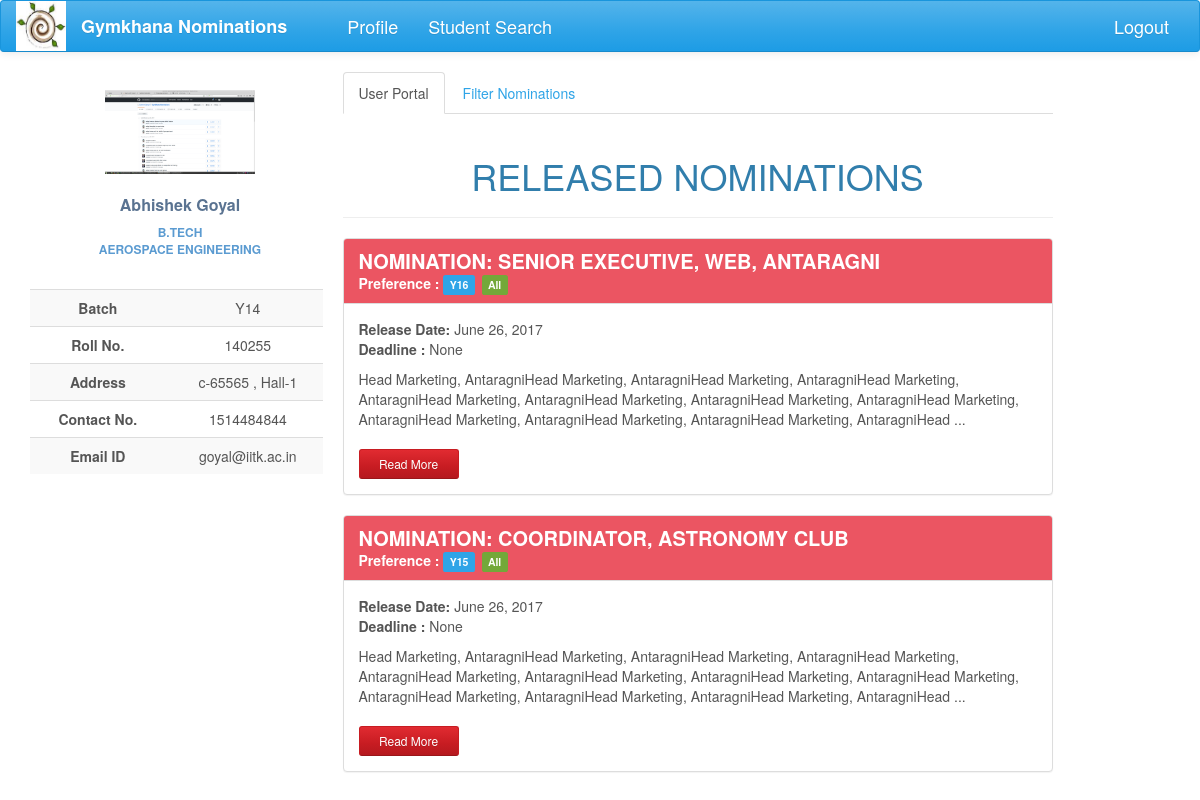
Page /nominations/ (signed in) on the committed database.
### nomi/models.py (models this page shows, shortened)
class UserProfile(models.Model):
    user = models.OneToOneField(User, on_delete=models.CASCADE)
    user_img = models.ImageField(upload_to=user_directory_path, null=True, blank=True)
    name = models.CharField(max_length=40, blank=True)
    roll_no = models.IntegerField(null=True)
    year = models.CharField(max_length=4, choices=YEAR, default='Y16')
    programme = models.CharField(max_length=7, choices=PROGRAMME, default='B.Tech')
    department = models.CharField(max_length=200, choices=DEPT, default='AE')
    hall = models.CharField(max_length=10, choices=HALL, default=1)
    room_no = models.CharField(max_length=10, null=True, blank=True)
    contact = models.CharField(max_length=10, null=True, blank=True)
    def image_url(self):
        if self.user_img and hasattr(self.user_img, 'url'):
            return self.user_img.url
        else:
            return '/static/nomi/img/banner.png'

class Nomination(models.Model):
    name = models.CharField(max_length=200)
    description = models.TextField(max_length=20000, null=True, blank=True)
    brief_desc = models.TextField(max_length=300, null=True, blank=True)
    nomi_post = models.ForeignKey(Post, null=True)
    nomi_form = models.OneToOneField('forms.Questionnaire', null=True, blank=True)
    status = models.CharField(max_length=50, choices=STATUS, default='Nomination created')
    result_approvals = models.ManyToManyField(Post, related_name='result_approvals', symmetrical=False, blank=True)
    nomi_approvals = models.ManyToManyField(Post, related_name='nomi_approvals', symmetrical=False, blank=True)
    group_status = models.CharField(max_length=50, choices= GROUP_STATUS, default='normal')
    tags = models.ManyToManyField(Club, related_name='club_nomi', symmetrical=False, blank=True)
    opening_date = models.DateField(null=True, blank=True)
    closing_date = models.DateField(null=True, blank=True, editable=True)
    year_choice = models.CharField(max_length=100, choices=YEAR_1, null=True)
    hall_choice = models.CharField(max_length=100, choices=HALL_1, null=True)
    dept_choice = models.CharField(max_length=100, choices=DEPT_1, null=True)

### nomi/views.py (the view, shortened to what this page needs)
def index(request):
    if request.user.is_authenticated:
        try:
            posts = Post.objects.filter(post_holders=request.user)
            username = UserProfile.objects.get(user=request.user)
            club_filter = ClubFilter(request.POST or None)
            grouped_nomi = GroupNomination.objects.filter(status='out')
            nomi = Nomination.objects.filter(group_status='normal').filter(status='Nomination out')
            result_query = sorted(chain(nomi, grouped_nomi), key=attrgetter('opening_date'), reverse=True)
            return render(request, 'index1.html', context={'posts': posts, 'username': username,
                                                           'result_query': result_query, 'club_filter': club_filter})
        except ObjectDoesNotExist:
            profile = UserProfile.objects.create(user=request.user)
            pk = profile.pk
            return HttpResponseRedirect(reverse('profile_update', kwargs={'pk': pk}))
    else:
        return HttpResponseRedirect(reverse('login'))

### nomi/global_contexts.py (called while the page is built)
def context(request):
    if request.user.is_authenticated:
        try:
            my_profile = UserProfile.objects.get(user=request.user)
            my_posts = Post.objects.filter(post_holders=request.user)
            length = len(my_posts)
            senate = False
            for post in my_posts:
                if post.perms == 'can ratify the post':
                    senate = True
            return {'my_posts': my_posts, 'my_profile': my_profile, 'senate': senate, 'length': length}
        except ObjectDoesNotExist:
            return {'my_posts': 0, 'my_profile': 0}
    else:
        return {'my_posts': 0, 'my_profile': 0}

### nomi/models.py (called while the page is built)
    def __str__(self):
        return self.club_name

### nomi/templatetags/temp_tags.py (called while the page is built)
@register.filter
def to_class_name(value):
    return value.__class__.__name__

@register.filter
def group_status(group):
    out = False
    for nomi in group.nominations.all():
        if nomi.status == 'Nomination out':
            out = True
            break
    return out

### nomi/templates/index1.html (shortened to what this page needs)
{% extends 'base2.html' %}
{% load staticfiles %}
{% load bootstrap %}
{% load temp_tags %}
{% block content %}
<div class="profile-content ">
     <ul class="nav nav-tabs btn-group btn-group-justified">
         <li class="active"><a href="#user" data-toggle="tab" aria-expanded="true">User Portal</a></li>
        <li><a href="#filter" data-toggle="tab" aria-expanded="true">Filter Nominations</a></li>
     </ul>
    <div id="myTabContent" class="tab-content">
         <div class="tab-pane fade active in profile-nominations" id="user">
                <br>
                <div>
                <div>
                    <h1 style="text-align: center">RELEASED NOMINATIONS</h1>
                    <hr>
                </div>
                    {% for nomi in result_query %}
                    {% if nomi|to_class_name == 'Nomination' %}
                    <div class="panel panel-success">
                    <div class="panel-heading" style="background-color: #eb5562">
                        <h3 class="panel-title" style="font-weight: bolder; font-size: 20px">{{ nomi.name.upper }}</h3>
                        <span style="font-weight: bolder">Preference : </span>
                        <span class="label label-primary">{{nomi.year_choice}}</span>
                        <span class="label label-success">{{nomi.dept_choice}}</span>
                    </div>
                    <div class="panel-body">
                        <div><span style="font-weight: bold">Release Date: </span> {{nomi.opening_date}}</div>
                        <p><span style="font-weight: bolder"> Deadline :  </span>{{nomi.closing_date}}</p>
                        <p>{{nomi.brief_desc}} ...</p>
                        <a href="{% url 'nomi_detail' nomi_pk=nomi.pk %}"
                           class="btn btn-sm read-more-button btn-danger">Read More</a>
                    </div>
                    </div>
                        {% endif %}
                    {% endfor %}
                </div>
         </div>
    </div>
</div>
{% endblock %}

### nomi/templates/base2.html (shortened to what this page needs)
<!DOCTYPE html>
<html lang="en">
{% load staticfiles %}
{% load bootstrap %}
<head>
    <link href="https://maxcdn.bootstrapcdn.com/bootswatch/3.3.7/cerulean/bootstrap.min.css" rel="stylesheet"
>
    <link href="https://maxcdn.bootstrapcdn.com/font-awesome/4.7.0/css/font-awesome.min.css" rel="stylesheet"
>
    <link rel="stylesheet" href="{% static 'nomi/css/main.css' %}" type="text/css">
</head>
<body>
{% block navigation %}
<nav class="navbar navbar-default" id="navbar">
    <div class="container-fluid">
        <div class="navbar-header">
            <a href="#">
                <div>
                    <img src="{% static 'nomi/img/gym.jpg' %}" width="50" height="50">
                </div>
            </a>
        </div>
        <div class="collapse navbar-collapse" id="bs-example-navbar-collapse-1">
            <ul class="nav navbar-nav">
                <li><a href="{% url 'index' %}" id="brand">Gymkhana Nominations</a></li>
                <li><a href="{% url 'profile' %}" id="navbar-links">Profile</a></li>
                <li><a href="{% url 'info:info' %}" id="navbar-links">Student Search</a></li>
            </ul>
            <ul class="nav navbar-nav navbar-right">
                <li id="navbar-links"><a href="{% url 'logout' %}?next={% url 'login' %}">Logout</a></li>
            </ul>
        </div>
    </div>
</nav>
{% endblock %}
<div class="container-fluid">
    <div  class="row profile">
        <div class="col-lg-3 col-md-3">
            {% block profile %}
            <div id="profile" class="profile-sidebar" style="position:fixed">
                <div class="profile-userpic">
                    <img src="{{ my_profile.image_url }}" class="img-responsive" alt="">
                </div>
                <div class="profile-usertitle">
                    <div class="profile-usertitle-name">
                        {{my_profile.name}}
                    </div>
                    <div class="profile-usertitle-job">
                        {{my_profile.programme}} <br> {{my_profile.department}}
                    </div>
                </div>
                <div class="profile-usermenu">
                    <table class="table table-striped table-hover ">
                        <tbody>
                        <tr>
                            <td id="topic">Batch</td>
                            <td>{{my_profile.year}} </td>
                        </tr>
                        <tr>
                            <td id="topic">Roll No.</td>
                            <td>{{my_profile.roll_no}} </td>
                        </tr>
                        <tr>
                            <td id="topic">Address</td>
                            <td>{{my_profile.room_no}} , Hall-{{my_profile.hall}}</td>
                        </tr>
                        <tr>
                            <td id="topic">Contact No.</td>
                            <td>{{ my_profile.contact }}</td>
                        </tr>
                        <tr>
                            <td id="topic">Email ID</td>
                            <td>{{my_profile.user}}@iitk.ac.in</td>
                        </tr>
                        </tbody>
                    </table>
                </div>
            </div>
            {% endblock %}
        </div>
        <div class="col-lg-8 col-md-8">
            {% block content %}{% endblock %}
        </div>
    </div>
</div>
</body>
</html>

### nomi/static/nomi/css/main.css (style rules this page uses)
#brand { text-decoration: none; font-size: large; font-weight: bold; margin-right: 30px; }
#navbar-links { font-size: large; }
#navbar { position: fixed; width: 100%; z-index: 100; }
body { background: #ffffff; }
.profile { margin: 20px 0; }
.profile-sidebar { padding: 20px 0 10px 0; width: 300px; margin-top: 50px; }
.profile-userpic img { float: none; margin: 0 auto; width: 50%; height: 50%; }
.profile-usertitle { text-align: center; margin-top: 20px; }
.profile-usertitle-name { color: #5a7391; font-size: 16px; font-weight: 600; margin-bottom: 7px; }
.profile-usertitle-job { text-transform: uppercase; color: #5b9bd1; font-size: 12px; font-weight: 600; margin-bottom: 15px; }
.profile-usermenu { margin-top: 30px; }
.profile-usermenu table tbody tr td { text-align: center; }
#topic { font-weight: bolder; }
.profile-content { z-index: 0; margin-top: 32px; padding: 20px; background: #ffffff; min-height: 460px; }
.btn { width: 150px; }
.read-more-button { margin-top: 10px; width: 100px; }
.panel-body p span { margin-bottom: 20px; }
.panel-success { transition: box-shadow 0.2s; }
.label { margin-right: 3px; }
.profile-nominations div div p span { font-weight: bold; }

### rows in the picture
UserProfile: image_url (picture), name "Abhishek Goyal", programme "B.TECH", department "AEROSPACE ENGINEERING", year "Y14", roll_no "140255", room_no "c-65565", hall "1", contact "1514484844", user "goyal"
Nomination: name "NOMINATION: SENIOR EXECUTIVE, WEB, ANTARAGNI", year_choice "Y16", dept_choice "All", opening_date "June 26, 2017", closing_date "None", brief_desc "Head Marketing, AntaragniHead Marketing, AntaragniHead Marketing, AntaragniHead Marketing, AntaragniHead Marketing, AntaragniHead Marketing, AntaragniHead Marketing, AntaragniHead Marketing, AntaragniHead Marketing, AntaragniHead Marketing, AntaragniHead Marketing, AntaragniHead"
Nomination: name "NOMINATION: COORDINATOR, ASTRONOMY CLUB", year_choice "Y15", dept_choice "All", opening_date "June 26, 2017", closing_date "None", brief_desc "Head Marketing, AntaragniHead Marketing, AntaragniHead Marketing, AntaragniHead Marketing, AntaragniHead Marketing, AntaragniHead Marketing, AntaragniHead Marketing, AntaragniHead Marketing, AntaragniHead Marketing, AntaragniHead Marketing, AntaragniHead Marketing, AntaragniHead"
